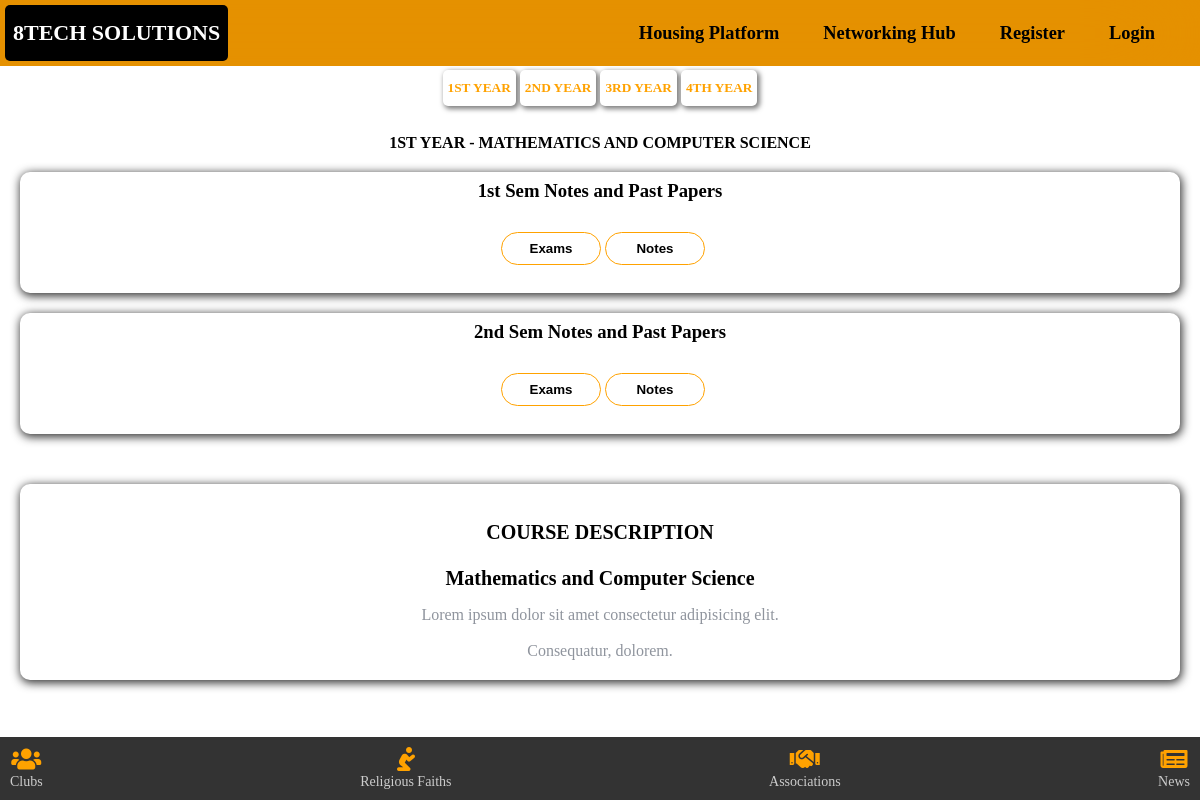
Page /course/Mathematics and Computer Science/ on the committed database.
### academic/models.py (models this page shows, shortened)
class Course(models.Model):
    department = models.ForeignKey(Department, on_delete=models.CASCADE, null=True, blank=True)
    course_name = models.CharField(max_length=200)
    decription = models.TextField(null=True, blank=True)
    past_paper = models.CharField(max_length=50, null=True, blank=True)
    pastPaper1_1 = models.ManyToManyField('PastPaper1_1', blank=True)
    pastPaper1_2 = models.ManyToManyField('PastPaper1_2', blank=True)
    pastPaper2_1 = models.ManyToManyField('PastPaper2_1', blank=True)
    pastPaper2_2 = models.ManyToManyField('PastPaper2_2', blank=True)
    pastPaper3_1 = models.ManyToManyField('PastPaper3_1', blank=True)
    pastPaper3_2 = models.ManyToManyField('PastPaper3_2', blank=True)
    pastPaper4_1 = models.ManyToManyField('PastPaper4_1', blank=True)
    pastPaper4_2 = models.ManyToManyField('PastPaper4_2', blank=True)
    notes1_1 = models.ManyToManyField('Notes1_1', blank=True)
    notes1_2 = models.ManyToManyField('Notes1_2', blank=True)
    notes2_1 = models.ManyToManyField('Notes2_1', blank=True)
    notes2_2 = models.ManyToManyField('Notes2_2', blank=True)
    notes3_1 = models.ManyToManyField('Notes3_1', blank=True)
    notes3_2 = models.ManyToManyField('Notes3_2', blank=True)
    notes4_1 = models.ManyToManyField('Notes4_1', blank=True)
    notes4_2 = models.ManyToManyField('Notes4_2', blank=True)

### academic/views.py (the view)
# urls.py: path('course/<str:pk>/', views.course, name='course')
def course(request, pk):
    courseObj = Course.objects.get(course_name=pk)
    pastPaper1_1 = courseObj.pastPaper1_1.all()
    pastPaper1_2 = courseObj.pastPaper1_2.all()
    pastPaper2_1 = courseObj.pastPaper2_1.all()
    pastPaper2_2 = courseObj.pastPaper2_2.all()
    pastPaper3_1 = courseObj.pastPaper3_1.all()
    pastPaper3_2 = courseObj.pastPaper3_2.all()
    pastPaper4_1 = courseObj.pastPaper4_1.all()
    pastPaper4_2 = courseObj.pastPaper4_2.all()
    notes1_1 = courseObj.notes1_1.all()
    notes1_2 = courseObj.notes1_2.all()
    notes2_1 = courseObj.notes2_1.all()
    notes2_2 = courseObj.notes2_2.all()
    notes3_1 = courseObj.notes3_1.all()
    notes3_2 = courseObj.notes3_2.all()
    notes4_1 = courseObj.notes4_1.all()
    notes4_2 = courseObj.notes4_2.all()
    context = {
        'course': courseObj,
        'pastPaper1_1': pastPaper1_1,
        'pastPaper1_2': pastPaper1_2,
        'pastPaper2_1': pastPaper2_1,
        'pastPaper2_2': pastPaper2_2,
        'pastPaper3_1': pastPaper3_1,
        'pastPaper3_2': pastPaper3_2,
        'pastPaper4_1': pastPaper4_1,
        'pastPaper4_2': pastPaper4_2,
        'notes1_1': notes1_1,
        'notes1_2': notes1_2,
        'notes2_1': notes2_1,
        'notes2_2': notes2_2,
        'notes3_1': notes3_1,
        'notes3_2': notes3_2,
        'notes4_1': notes4_1,
        'notes4_2': notes4_2,
        }
    return render(request, 'academic/course.html', context)

### academic/models.py (called while the page is built)
    def __str__(self):
        return self.name

    def __str__(self):
        return self.name

    def __str__(self):
        return self.name

    def __str__(self):
        return self.name

### academic/templates/academic/course.html (shortened to what this page needs)
{% extends "main.html" %}
{% load static %}
{% block content %}
<div class="course">
<div class="acad">
    <nav class="butto">
      <button onclick="showSection('homepage')">1ST YEAR</button>
      <button onclick="showSection('about')">2ND YEAR</button>
      <button onclick="showSection('services')">3RD YEAR</button>
      <button onclick="showSection('contact')">4TH YEAR</button>
    </nav>
    <div id="homepage" class="section active">
      <h2>1ST YEAR - {{course.course_name}}</h2>
      <div class="sem2">
        <h3>1st Sem Notes and Past Papers</h3>
    <div class="btn">
        <button onclick="showPastPaper1()"><a href="#">Exams</a></button>
        <button onclick="showNote1()"><a href="#">Notes</a></button>
    </div>
    </div>
    <div class="sem2">
      <h3>2nd Sem Notes and Past Papers</h3>
  <div class="btn">
      <button onclick="showPastPapers3()"><a href="#">Exams</a></button>
      <button onclick="showNotes3()"><a href="#">Notes</a></button>
  </div>
  </div>
    </div>
  </div>
  <div class="course-description">
    <h2>COURSE DESCRIPTION</h2>
    <h2>{{course.course_name}}</h2>
    <p>{{course.decription|linebreaksbr}}</p>
  </div>
</div>
{% endblock content %}

### static/styles/main.css (style rules this page uses)
* { margin: 0; padding: 0; box-sizing: border-box; text-decoration: none; }

### rows in the picture
Course: course_name "MATHEMATICS AND COMPUTER SCIENCE", course_name "Mathematics and Computer Science", decription "Lorem ipsum dolor sit amet consectetur adipisicing elit. Consequatur, dolorem."
